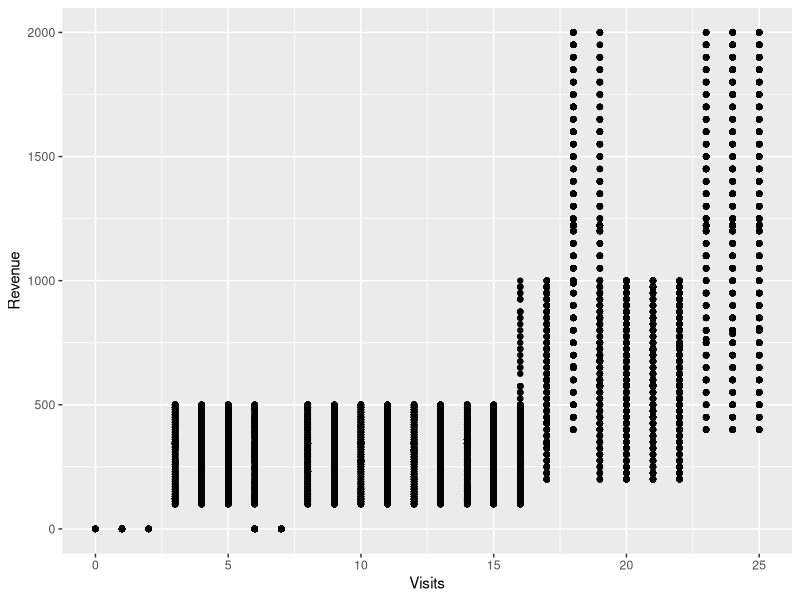

The R script that drew this image: (Note: this script raises an error after producing the figure.)
## ---- chunk 1
#1
# Loading data in R using read.csv and stringsAsFactors = F
data <- read.csv("customertxndata.csv", stringsAsFactors = F)

#2

# nrow() to check total cases
total_number_of_cases <- nrow(data)
total_number_of_cases

# mean() to calculate mean of the feature and na.rm = T to exclude the NA values
mean_number_of_visits <- mean(data$Visits, na.rm = T)
mean_number_of_visits

# median() to calculate median of the feature and na.rm = T to exclude the NA values
median_revenue <- median(data$Revenue, na.rm = T)
median_revenue

# max() to check the maximum value in a feature and na.rm = T to exclude the NA values
maximum_number_of_transactions <- max(data$Transactions, na.rm = T)
maximum_number_of_transactions

# min() to check the minimum value in a feature and na.rm = T to exclude the NA values
minimum_number_of_transactions <- min(data$Transactions, na.rm = T)
minimum_number_of_transactions

# table() to check the count for each type in OS feature
most_common_OS <- table(data$OS)
most_common_OS

#3
library(ggplot2)# Loading library ggplot2 for creating visualization
# Plotted Visits on X and Revenue on Y to generate the scattter plot to visualize the correlation between Visits and Revenue
ggplot(data = data, aes(x = Visits, y = Revenue))+
  geom_point()
# There is a positive correlation between number of visits and revenue
# More the visits more will be the revenue

# Calculating the correlation value between Visits and Revenue
cor(data$Visits, data$Revenue)

#4
any(is.na(data)) # Checking if there is any NA value in dataset
# Using colnames() to find the column names that have missing values
colnames(is.na(data))

# Missing values can be of type MCAR, MAR and MNAR
# There are multiple ways of imputation using mean, median or regression

#5
summary(data$Transactions) # Checking summary statistics of Transactions
# Transactions have 1800 NA values
data$Transactions[is.na(data$Transactions)] = median(data$Transactions, na.rm = TRUE)

# Checking the count for each type in Gender feature
table(data$Gender, exclude = 'null')
# Gender have 5400 NA values
if(data$Transactions == 0 && is.na(data$Gender)) {
  data$Gender[is.na(data$Gender)] = "Male"
} else {
    data$Gender[is.na(data$Gender)] = "Female"
    }

#6
library(sqldf) # Loading library sqldf to use SQL in R
data$ID <- 1:nrow(data) # Created a dummy column as ID incremented from 1 to 22800
# Putting all even values in training_dataset using sqldf()
training_dataset <- sqldf("select * from data where ID % 2 = 0")
head(training_dataset[-6,],30)

# Putting all odd values in validation_dataset using sqldf()
validation_dataset <- sqldf("select * from data where ID % 2 != 0")
head(validation_dataset[-6,],30)

#7
mean(training_dataset$Revenue)

mean(validation_dataset$Revenue)

# Mean Revenue of training dataset is more than validation dataset
# Even number of records generates more Revenue than odd records

#8
library(caret) # Loading library caret for creating partition in the dataset
# Split the data in to two parts with 50% in each part using createDataPartition()
index <- createDataPartition(data$Visits, p = 0.5, list = F)
# one part of the values goes in training
training <- data[index, ]
# other part of the values goes in validation
validation <- data[-index, ]
